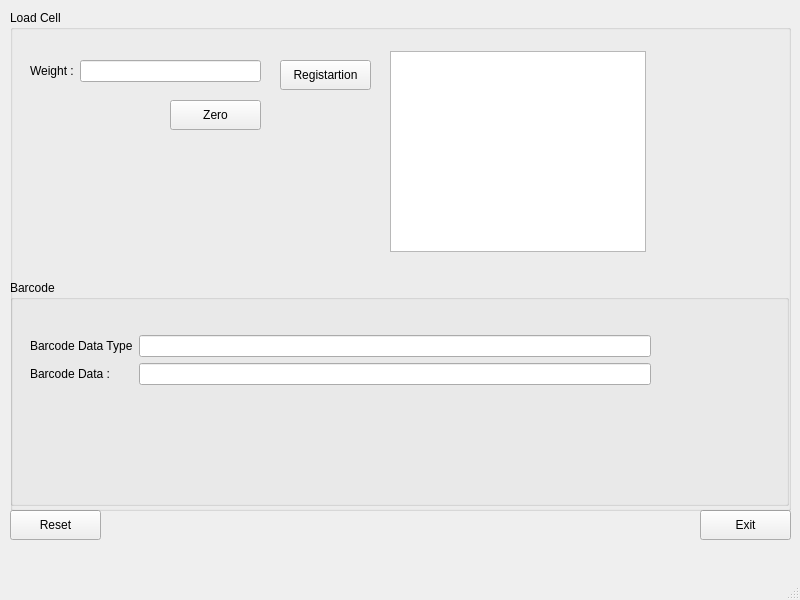
<?xml version="1.0" encoding="UTF-8"?>
<ui version="4.0">
 <class>MainWindow</class>
 <widget class="QMainWindow" name="MainWindow">
  <property name="geometry">
   <rect>
    <x>0</x>
    <y>0</y>
    <width>800</width>
    <height>600</height>
   </rect>
  </property>
  <property name="windowTitle">
   <string>MainWindow</string>
  </property>
  <widget class="QWidget" name="centralwidget">
   <widget class="QPushButton" name="pushButton">
    <property name="geometry">
     <rect>
      <x>10</x>
      <y>510</y>
      <width>91</width>
      <height>30</height>
     </rect>
    </property>
    <property name="text">
     <string>Reset</string>
    </property>
   </widget>
   <widget class="QPushButton" name="pushButton_2">
    <property name="geometry">
     <rect>
      <x>700</x>
      <y>510</y>
      <width>91</width>
      <height>30</height>
     </rect>
    </property>
    <property name="text">
     <string>Exit</string>
    </property>
   </widget>
   <widget class="QWidget" name="layoutWidget">
    <property name="geometry">
     <rect>
      <x>10</x>
      <y>10</y>
      <width>781</width>
      <height>501</height>
     </rect>
    </property>
    <layout class="QVBoxLayout" name="verticalLayout">
     <item>
      <widget class="QGroupBox" name="groupBox">
       <property name="title">
        <string>Load Cell</string>
       </property>
       <widget class="QGroupBox" name="groupBox_2">
        <property name="geometry">
         <rect>
          <x>0</x>
          <y>270</y>
          <width>779</width>
          <height>226</height>
         </rect>
        </property>
        <property name="title">
         <string>Barcode</string>
        </property>
        <widget class="QWidget" name="layoutWidget">
         <property name="geometry">
          <rect>
           <x>20</x>
           <y>55</y>
           <width>621</width>
           <height>68</height>
          </rect>
         </property>
         <layout class="QFormLayout" name="formLayout">
          <item row="0" column="0">
           <widget class="QLabel" name="label">
            <property name="text">
             <string>Barcode Data Type</string>
            </property>
           </widget>
          </item>
          <item row="0" column="1">
           <widget class="QLineEdit" name="BarcodeDataType"/>
          </item>
          <item row="1" column="0">
           <widget class="QLabel" name="label_3">
            <property name="text">
             <string>Barcode Data :</string>
            </property>
           </widget>
          </item>
          <item row="1" column="1">
           <widget class="QLineEdit" name="BarcodeData"/>
          </item>
         </layout>
        </widget>
       </widget>
       <widget class="QPushButton" name="PB_WRegistration">
        <property name="geometry">
         <rect>
          <x>270</x>
          <y>50</y>
          <width>91</width>
          <height>30</height>
         </rect>
        </property>
        <property name="text">
         <string>Registartion</string>
        </property>
       </widget>
       <widget class="QPushButton" name="P_SetZero">
        <property name="geometry">
         <rect>
          <x>160</x>
          <y>90</y>
          <width>91</width>
          <height>30</height>
         </rect>
        </property>
        <property name="text">
         <string>Zero</string>
        </property>
       </widget>
       <widget class="QListWidget" name="LW_RegWeight">
        <property name="geometry">
         <rect>
          <x>380</x>
          <y>41</y>
          <width>256</width>
          <height>201</height>
         </rect>
        </property>
       </widget>
       <widget class="QWidget" name="">
        <property name="geometry">
         <rect>
          <x>20</x>
          <y>50</y>
          <width>231</width>
          <height>32</height>
         </rect>
        </property>
        <layout class="QFormLayout" name="formLayout_2">
         <item row="0" column="0">
          <widget class="QLabel" name="label_2">
           <property name="text">
            <string>Weight :</string>
           </property>
          </widget>
         </item>
         <item row="0" column="1">
          <widget class="QLineEdit" name="LE_Weight"/>
         </item>
        </layout>
       </widget>
      </widget>
     </item>
    </layout>
   </widget>
  </widget>
  <widget class="QMenuBar" name="menubar">
   <property name="geometry">
    <rect>
     <x>0</x>
     <y>0</y>
     <width>800</width>
     <height>27</height>
    </rect>
   </property>
  </widget>
  <widget class="QStatusBar" name="statusbar"/>
 </widget>
 <resources/>
 <connections/>
</ui>
